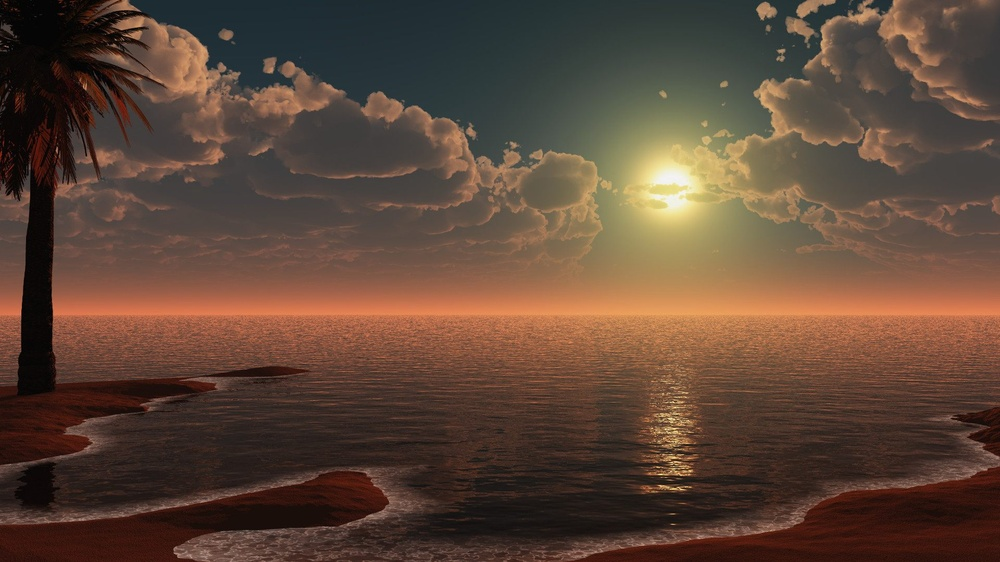
#> input picture img/1.jpg, 1000 x 562 px, shrunk from 1920 x 1080 before the run
$ python 1.py
#> lines starting #> are read from the running program, lines starting #| are printed output that depends on the picture
# Leitura e Exibição de Imagens: Carregar imagens de diferentes formatos (JPEG, PNG, BMP) usando cv2.imread().
# Exibir as imagens carregadas utilizando cv2.imshow().

import cv2

imagem1 = cv2.imread('./img/1.jpg')
#> imagem1 is the input picture: shape (562, 1000, 3); mean B, G, R 56, 70.2, 93.4
cv2.imshow("Imagem 1", imagem1)
cv2.waitKey(0)
cv2.destroyAllWindows()

imagem2 = cv2.imread('./img/2.png')
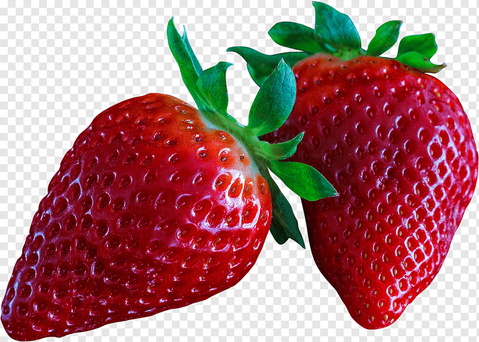
#> input picture img/2.png, 479 x 342 px, shrunk from 920 x 656 before the run
#> imagem2 is the input picture: shape (342, 479, 3); mean B, G, R 120.4, 119.4, 169.8
cv2.imshow("Imagem 2", imagem2)
cv2.waitKey(0)
cv2.destroyAllWindows()

imagem3 = cv2.imread('./img/3.webp')
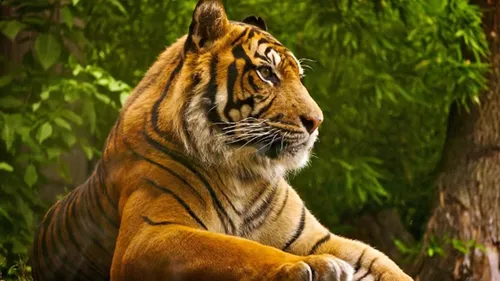
#> input picture img/3.webp, 500 x 281 px, shrunk from 960 x 539 before the run
#> imagem3 is the input picture: shape (281, 500, 3); mean B, G, R 25, 78.5, 91.7
cv2.imshow("Imagem 3", imagem3)
cv2.waitKey(0)
cv2.destroyAllWindows()
